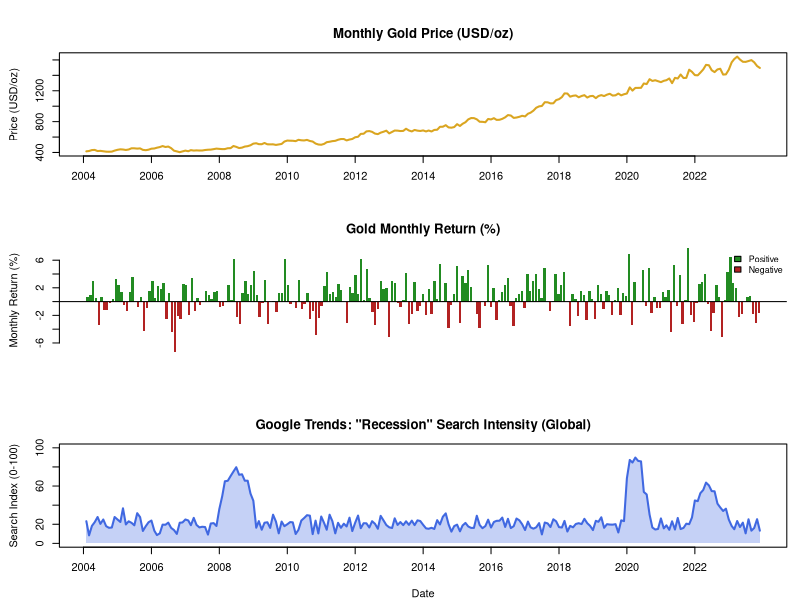
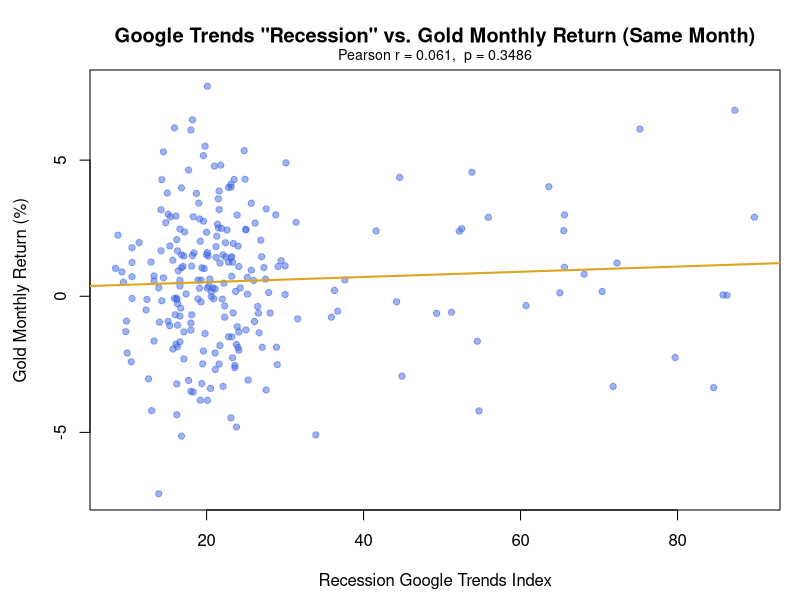
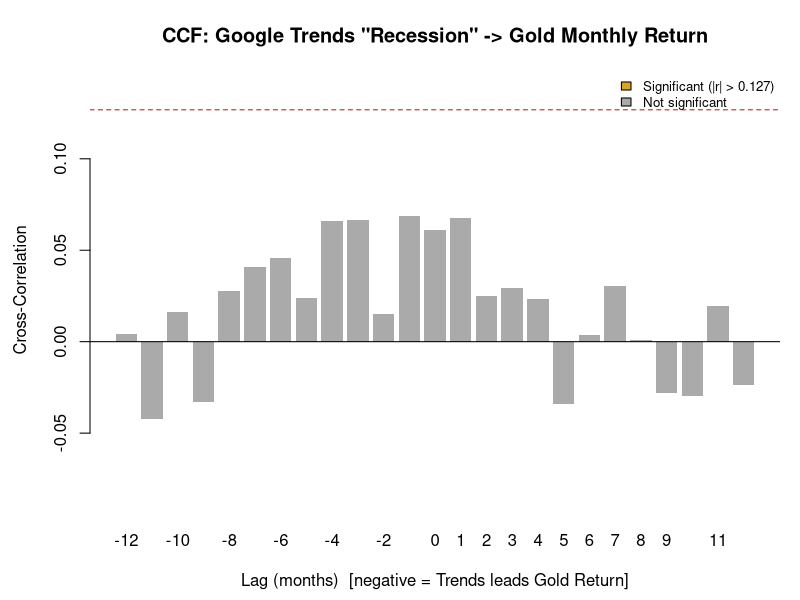
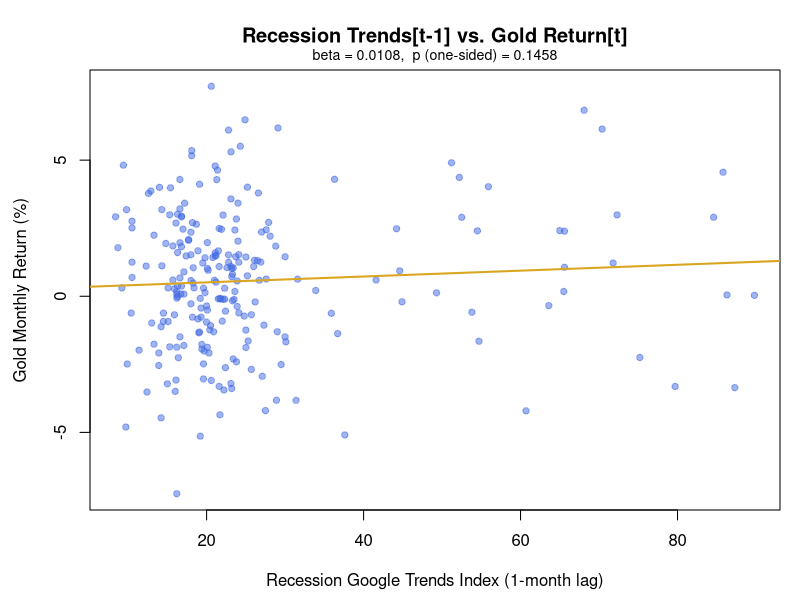

Reproduce these figures in R, in order.
# =============================================================================
# Recession Google Trends vs. Gold Price Analysis
# =============================================================================
# This script investigates whether rising global online concern about potential
# stock market crashes — captured through Google Trends search intensity for
# "Recession" — is associated with subsequent increases in gold prices.
#
# Data sources:
#   - Monthly gold prices (USD/oz): Bank of England database
#     File: data/gold_prices.csv  (columns: Date, Price_USD)
#   - Google Trends data for "Recession": Google Trends (global, monthly)
#     File: data/google_trends_recession.csv  (columns: Month, Recession_Trend)
#
# Analysis steps:
#   1. Load and preprocess data
#   2. Calculate monthly gold price % returns
#   3. Visualise both time series
#   4. Pearson correlation & hypothesis test (contemporaneous)
#   5. Lagged cross-correlation analysis (does Trends predict future returns?)
#   6. Lead-lag regression (Trends[t] -> gold return[t+1])
#   7. Granger causality test
#
# Requirements: base R only (no external packages required)
# =============================================================================

# ── 1. Load data ──────────────────────────────────────────────────────────────
gold_raw   <- read.csv("data/gold_prices.csv")
trends_raw <- read.csv("data/google_trends_recession.csv")

# ── 2. Preprocess gold prices ─────────────────────────────────────────────────
gold_raw$Date <- as.Date(gold_raw$Date)
gold_raw      <- gold_raw[order(gold_raw$Date), ]

# Monthly percentage return: (P_t - P_{t-1}) / P_{t-1} * 100
n <- nrow(gold_raw)
gold_return <- c(NA, (gold_raw$Price_USD[-1] / gold_raw$Price_USD[-n] - 1) * 100)

gold_raw <- data.frame(
  Date        = gold_raw$Date,
  YM          = format(gold_raw$Date, "%Y-%m"),
  Price_USD   = gold_raw$Price_USD,
  Gold_Return = gold_return
)
gold <- gold_raw[!is.na(gold_raw$Gold_Return), ]

cat("Gold price data:", nrow(gold), "monthly observations\n")
cat("Period:", format(min(gold$Date)), "to", format(max(gold$Date)), "\n\n")

# ── 3. Preprocess Google Trends ───────────────────────────────────────────────
trends_raw$Date <- as.Date(paste0(trends_raw$Month, "-01"))
trends_raw      <- trends_raw[order(trends_raw$Date), ]
trends <- data.frame(
  Date            = trends_raw$Date,
  YM              = format(trends_raw$Date, "%Y-%m"),
  Recession_Trend = trends_raw$Recession_Trend
)

cat("Google Trends data:", nrow(trends), "monthly observations\n")
cat("Period:", format(min(trends$Date)), "to", format(max(trends$Date)), "\n\n")

# ── 4. Merge datasets on Year-Month key ───────────────────────────────────────
df <- merge(
  gold[, c("YM", "Date", "Price_USD", "Gold_Return")],
  trends[, c("YM", "Recession_Trend")],
  by = "YM"
)
df <- df[order(df$Date), ]
rownames(df) <- NULL

cat("Merged dataset:", nrow(df), "observations\n\n")

# ── 5. Summary statistics ─────────────────────────────────────────────────────
cat("=== Summary Statistics ===\n")
cat("\nGold Monthly Return (%):\n")
print(summary(df$Gold_Return))
cat("\nGoogle Trends - Recession:\n")
print(summary(df$Recession_Trend))

# ── 6. Time-series visualisations (base R graphics) ──────────────────────────
dir.create("output", showWarnings = FALSE)

png("output/time_series.png", width = 900, height = 1100, res = 110)
par(mfrow = c(3, 1), mar = c(4, 4.5, 3, 1), oma = c(0, 0, 1, 0))

# Panel 1: Gold price level
all_dates <- as.numeric(df$Date)
plot(df$Date, df$Price_USD,
     type = "l", col = "#DAA520", lwd = 2,
     xlab = "", ylab = "Price (USD/oz)",
     main = "Monthly Gold Price (USD/oz)",
     xaxt = "n")
# x-axis tick marks: every 2 years, aligned to Jan 1 of the start/end year
year_breaks <- seq(as.Date(paste0(format(min(df$Date), "%Y"), "-01-01")),
                   as.Date(paste0(format(max(df$Date), "%Y"), "-01-01")),
                   by = "2 years")
axis(1, at = year_breaks, labels = format(year_breaks, "%Y"))

# Panel 2: Gold monthly return (bar chart)
bar_cols <- ifelse(df$Gold_Return >= 0, "#228B22", "#B22222")
barplot(df$Gold_Return,
        col    = bar_cols,
        border = NA,
        names.arg = rep("", nrow(df)),
        ylab   = "Monthly Return (%)",
        main   = "Gold Monthly Return (%)")
abline(h = 0, col = "black", lwd = 1)
legend("topright", legend = c("Positive", "Negative"),
       fill = c("#228B22", "#B22222"), bty = "n", cex = 0.8)

# Panel 3: Google Trends
plot(df$Date, df$Recession_Trend,
     type = "l", col = "#4169E1", lwd = 2,
     xlab = "Date", ylab = "Search Index (0-100)",
     main = "Google Trends: \"Recession\" Search Intensity (Global)",
     xaxt = "n", ylim = c(0, 100))
axis(1, at = year_breaks, labels = format(year_breaks, "%Y"))
polygon(c(df$Date[1], df$Date, tail(df$Date, 1)),
        c(0, df$Recession_Trend, 0),
        col = adjustcolor("#4169E1", alpha.f = 0.3), border = NA)

invisible(dev.off())
cat("Saved: output/time_series.png\n")

# ── 7. Contemporaneous correlation & hypothesis test ─────────────────────────
cat("\n=== Hypothesis Test 1: Contemporaneous Correlation ===\n")
cat("H0: cor(Recession_Trends[t], Gold_Return[t]) = 0\n")
cat("H1: cor(Recession_Trends[t], Gold_Return[t]) != 0  (two-sided)\n\n")

cor_test_contemp <- cor.test(
  df$Recession_Trend,
  df$Gold_Return,
  method      = "pearson",
  alternative = "two.sided"
)
print(cor_test_contemp)

cat(sprintf(
  "\nContemporaneous Pearson r = %.4f  (95%% CI: [%.4f, %.4f])\n",
  cor_test_contemp$estimate,
  cor_test_contemp$conf.int[1],
  cor_test_contemp$conf.int[2]
))
cat(sprintf("p-value = %.4f  =>  %s\n",
  cor_test_contemp$p.value,
  ifelse(cor_test_contemp$p.value < 0.05,
         "Reject H0: significant correlation",
         "Fail to reject H0: no significant correlation")))

# Scatter + regression line: contemporaneous
png("output/scatter_contemporaneous.png", width = 750, height = 580, res = 110)
par(mar = c(4.5, 4.5, 3.5, 1))
lm_contemp <- lm(Gold_Return ~ Recession_Trend, data = df)
plot(df$Recession_Trend, df$Gold_Return,
     col  = adjustcolor("#4169E1", alpha.f = 0.5),
     pch  = 19, cex = 0.85,
     xlab = "Recession Google Trends Index",
     ylab = "Gold Monthly Return (%)",
     main = "Google Trends \"Recession\" vs. Gold Monthly Return (Same Month)")
abline(lm_contemp, col = "#DAA520", lwd = 2)
mtext(sprintf("Pearson r = %.3f,  p = %.4f",
              cor_test_contemp$estimate, cor_test_contemp$p.value),
      side = 3, line = 0.3, cex = 0.85)
invisible(dev.off())
cat("Saved: output/scatter_contemporaneous.png\n")

# ── 8. Lagged cross-correlation analysis ─────────────────────────────────────
cat("\n=== Lagged Cross-Correlation (CCF) Analysis ===\n")
cat("Negative lag k: Trends leads gold return by |k| months\n")
cat("Positive lag k: Gold return leads trends by k months\n\n")

ccf_result <- ccf(df$Recession_Trend, df$Gold_Return,
                  lag.max = 12, plot = FALSE)

ccf_df <- data.frame(
  Lag         = as.integer(ccf_result$lag),
  Correlation = as.numeric(ccf_result$acf)
)

n_obs    <- nrow(df)
crit_val <- 1.96 / sqrt(n_obs)

cat("Critical value (95% CI) = +/-", round(crit_val, 4), "\n")
cat("\nCross-correlations at each lag:\n")
print(ccf_df, row.names = FALSE)

sig_lags <- ccf_df[abs(ccf_df$Correlation) > crit_val, ]
if (nrow(sig_lags) > 0) {
  cat("\nSignificant lags (|r| > critical value):\n")
  print(sig_lags, row.names = FALSE)
} else {
  cat("\nNo lags show statistically significant cross-correlation.\n")
}

png("output/ccf_plot.png", width = 850, height = 480, res = 110)
par(mar = c(4.5, 4.5, 3.5, 1))
bar_heights <- ccf_df$Correlation
bar_cols_ccf <- ifelse(abs(bar_heights) > crit_val, "#DAA520", "#AAAAAA")
bp <- barplot(bar_heights,
              names.arg = ccf_df$Lag,
              col       = bar_cols_ccf,
              border    = NA,
              xlab      = "Lag (months)  [negative = Trends leads Gold Return]",
              ylab      = "Cross-Correlation",
              main      = "CCF: Google Trends \"Recession\" -> Gold Monthly Return",
              ylim      = c(min(bar_heights) - 0.05, max(bar_heights) + 0.08))
abline(h =  crit_val, lty = 2, col = "#B22222")
abline(h = -crit_val, lty = 2, col = "#B22222")
abline(h = 0, col = "black")
legend("topright",
       legend = c(sprintf("Significant (|r| > %.3f)", crit_val), "Not significant"),
       fill   = c("#DAA520", "#AAAAAA"), bty = "n", cex = 0.8)
invisible(dev.off())
cat("Saved: output/ccf_plot.png\n")

# ── 9. Lead-lag regression: Trends[t-1] -> Gold Return[t] ─────────────────────
cat("\n=== Hypothesis Test 2: Predictive Regression (1-month lead) ===\n")
cat("H0: beta_1 = 0  (Trends at t-1 has no effect on Gold Return at t)\n")
cat("H1: beta_1 > 0  (Higher Trends at t-1 predicts positive Gold Return at t)\n\n")

trends_lag1 <- c(NA, df$Recession_Trend[-nrow(df)])
df_lag <- df
df_lag$Trends_Lag1 <- trends_lag1
df_lag <- df_lag[!is.na(df_lag$Trends_Lag1), ]

lm_lag1 <- lm(Gold_Return ~ Trends_Lag1, data = df_lag)
cat("OLS: Gold_Return[t] ~ Recession_Trend[t-1]\n")
print(summary(lm_lag1))

coef_table <- coef(summary(lm_lag1))
beta1      <- coef_table["Trends_Lag1", "Estimate"]
se_beta1   <- coef_table["Trends_Lag1", "Std. Error"]
t_stat     <- beta1 / se_beta1
p_one_sid  <- pt(t_stat, df = lm_lag1$df.residual, lower.tail = FALSE)

cat(sprintf(
  "\nOne-sided test (H1: beta > 0): t = %.4f, p = %.4f  =>  %s\n",
  t_stat, p_one_sid,
  ifelse(p_one_sid < 0.05,
         "Reject H0: Trends positively predicts next-month gold return",
         "Fail to reject H0: no positive predictive relationship")
))

png("output/scatter_lag1.png", width = 750, height = 580, res = 110)
par(mar = c(4.5, 4.5, 3.5, 1))
plot(df_lag$Trends_Lag1, df_lag$Gold_Return,
     col  = adjustcolor("#4169E1", alpha.f = 0.5),
     pch  = 19, cex = 0.85,
     xlab = "Recession Google Trends Index (1-month lag)",
     ylab = "Gold Monthly Return (%)",
     main = "Recession Trends[t-1] vs. Gold Return[t]")
abline(lm_lag1, col = "#DAA520", lwd = 2)
mtext(sprintf("beta = %.4f,  p (one-sided) = %.4f", beta1, p_one_sid),
      side = 3, line = 0.3, cex = 0.85)
invisible(dev.off())
cat("Saved: output/scatter_lag1.png\n")

# ── 10. Granger causality test (manual F-test) ────────────────────────────────
# Tests whether lagged Trends values improve prediction of gold returns
# beyond gold's own lags alone.
# H0: the coefficients on all lags of Trends are jointly zero.
granger_test <- function(y, x, lag_order) {
  n_full <- length(y)
  if (n_full <= 2 * lag_order + 1) {
    return(list(F = NA, p = NA))
  }

  # Build design matrices (rows = lag_order+1 : n_full)
  idx <- (lag_order + 1):n_full

  # Restricted model: y_t ~ y_{t-1}, ..., y_{t-k}
  Yr <- matrix(NA, nrow = length(idx), ncol = lag_order)
  for (j in seq_len(lag_order)) Yr[, j] <- y[idx - j]
  mod_r <- lm(y[idx] ~ Yr)

  # Unrestricted model: adds lags of x
  Xu <- matrix(NA, nrow = length(idx), ncol = lag_order)
  for (j in seq_len(lag_order)) Xu[, j] <- x[idx - j]
  mod_u <- lm(y[idx] ~ Yr + Xu)

  rss_r  <- sum(residuals(mod_r)^2)
  rss_u  <- sum(residuals(mod_u)^2)
  df_r   <- mod_r$df.residual
  df_u   <- mod_u$df.residual
  F_stat <- ((rss_r - rss_u) / lag_order) / (rss_u / df_u)
  p_val  <- pf(F_stat, df1 = lag_order, df2 = df_u, lower.tail = FALSE)
  list(F = F_stat, p = p_val)
}

cat("\n=== Granger Causality Test ===\n")
cat("H0: Trends does NOT Granger-cause gold returns\n\n")

for (k in 1:3) {
  gc <- granger_test(df$Gold_Return, df$Recession_Trend, lag_order = k)
  cat(sprintf("Lag %d: F = %.4f, p = %.4f  =>  %s\n",
    k,
    gc$F,
    gc$p,
    ifelse(gc$p < 0.05,
           "Granger causality detected",
           "No Granger causality")))
}

# ── 11. Results summary ───────────────────────────────────────────────────────
cat("\n", strrep("=", 60), "\n", sep = "")
cat("RESULTS SUMMARY\n")
cat(strrep("=", 60), "\n\n")

cat("1. Contemporaneous correlation:\n")
cat(sprintf("   r = %.4f, p = %.4f (%s)\n\n",
  cor_test_contemp$estimate,
  cor_test_contemp$p.value,
  ifelse(cor_test_contemp$p.value < 0.05, "significant", "not significant")))

cat("2. Most predictive CCF lag (Trends leads gold, negative lags):\n")
neg_lags <- ccf_df[ccf_df$Lag < 0, ]
if (nrow(neg_lags) > 0) {
  best_row <- neg_lags[which.max(abs(neg_lags$Correlation)), ]
  cat(sprintf("   Lag %d months: r = %.4f (%s)\n\n",
    best_row$Lag,
    best_row$Correlation,
    ifelse(abs(best_row$Correlation) > crit_val, "significant", "not significant")))
} else {
  cat("   No negative lags available.\n\n")
}

cat("3. 1-month lead regression:\n")
cat(sprintf("   beta = %.4f, p (one-sided) = %.4f (%s)\n\n",
  beta1, p_one_sid,
  ifelse(p_one_sid < 0.05, "significant", "not significant")))

cat("4. Output files saved in ./output/\n")
cat("   - time_series.png\n")
cat("   - scatter_contemporaneous.png\n")
cat("   - ccf_plot.png\n")
cat("   - scatter_lag1.png\n")

cat("\nAnalysis complete.\n")
